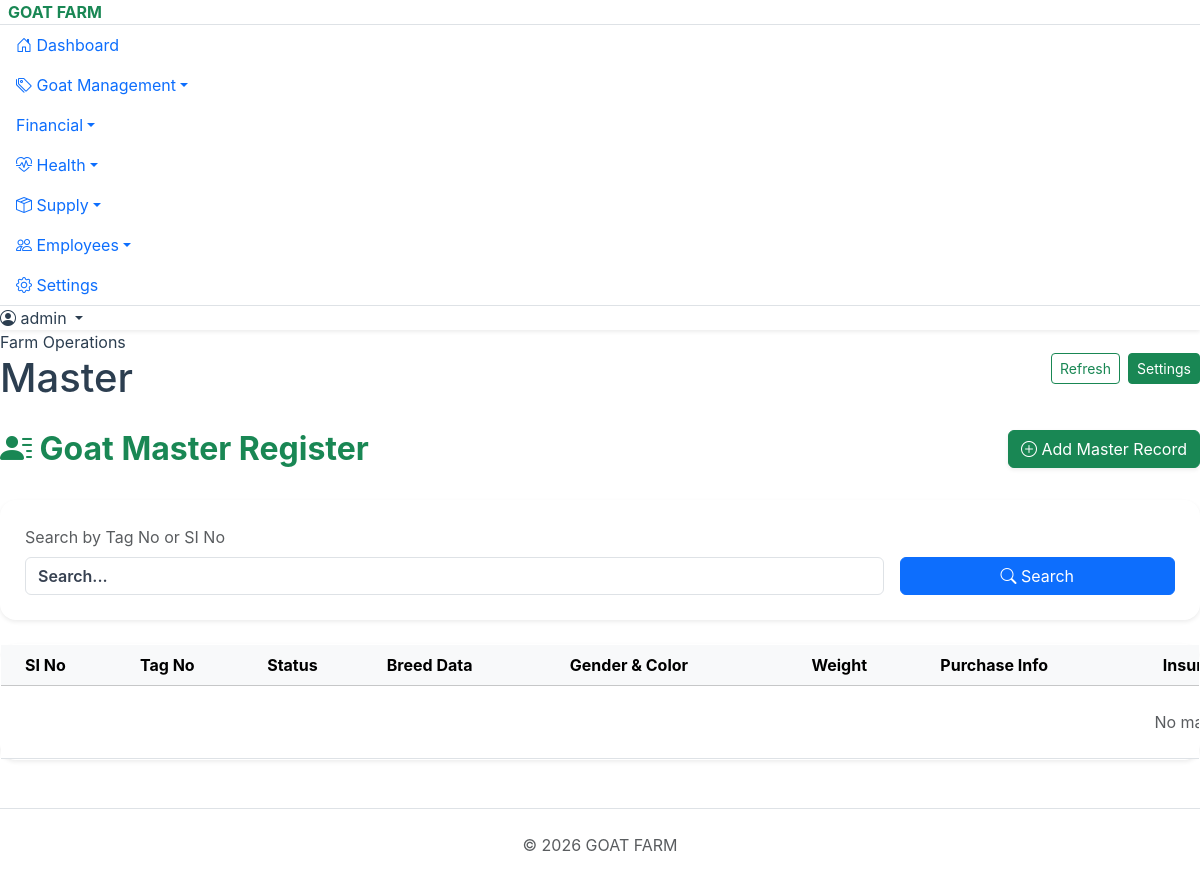
/master (signed in), run on an earlier commit of the app's database.
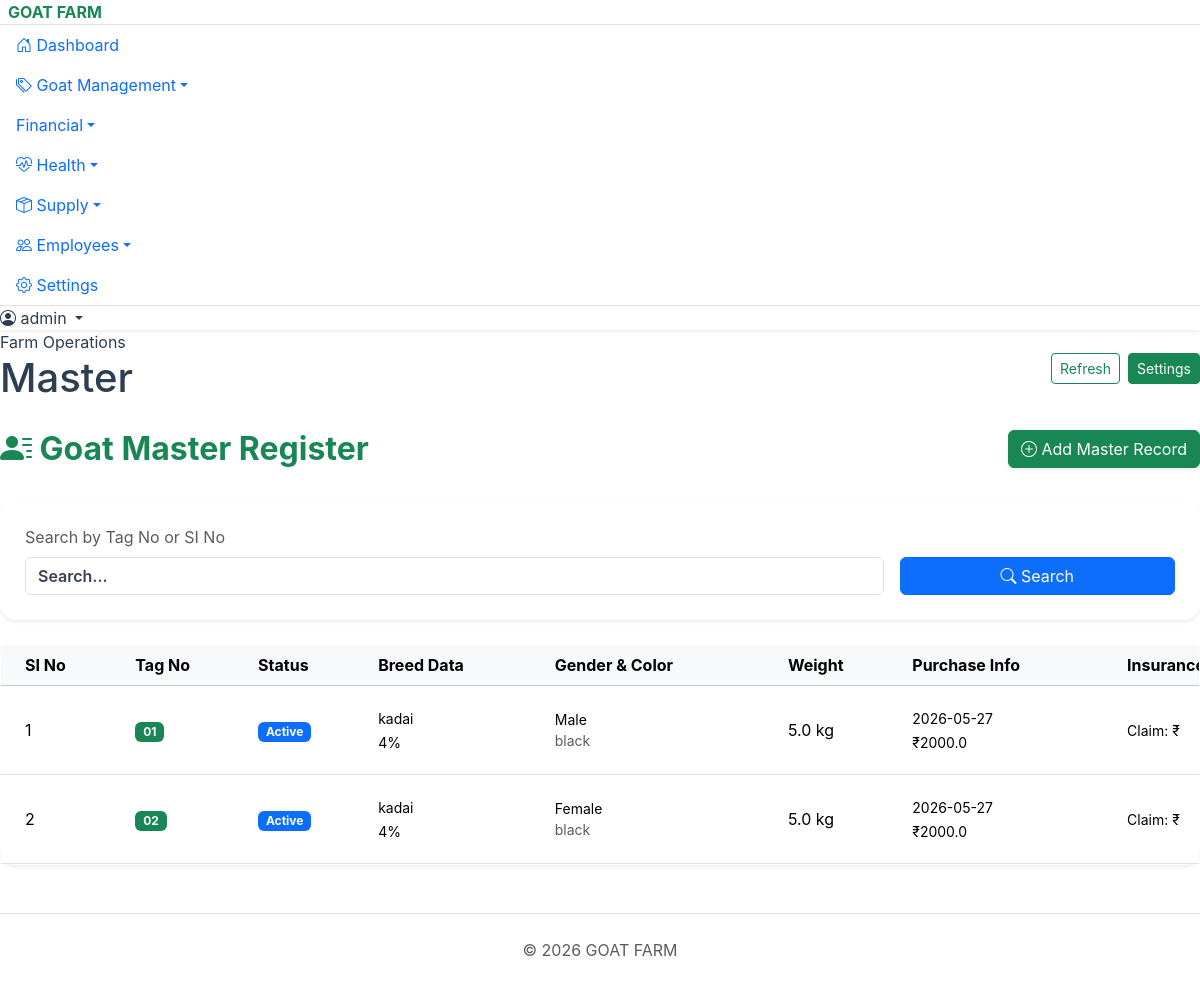
And on a later commit of the database.
### tables this page shows
CREATE TABLE master_records (
                id INTEGER PRIMARY KEY AUTOINCREMENT,
                si_no TEXT, tag_no TEXT NOT NULL, breed TEXT, breed_percent TEXT,
                status TEXT, sold TEXT, expired TEXT, gender TEXT, purchase_date DATE,
                color TEXT, weight_kg REAL, purchase_amount REAL, insurance_date DATE,
                vaccination TEXT, vaccination_period TEXT, medicine TEXT, medicine_period TEXT,
                feed TEXT, feed_amount TEXT, mating_date DATE, mating_goat_no TEXT,
                goat_week_period TEXT, delivery_date DATE, new_goat_gender TEXT,
                new_goat_color TEXT, birth_weight REAL, selling_date DATE, selling_weight REAL,
                selling_price REAL, mortality_date DATE, mortality_weight REAL,
                mortality_reason TEXT, insurance_claim_amount REAL, insurance_inform_date DATE,
                insurance_claim_date DATE
            , kit_status TEXT DEFAULT 'No');

### Project_goatfarm.py (the view)
@app.route('/master')
def master():
    db = get_db()
    tag_search = request.args.get('tag_no', '')
    if tag_search:
        records = db.execute('SELECT * FROM master_records WHERE tag_no LIKE ? OR si_no LIKE ? ORDER BY id ASC',
             (f"%{tag_search}%", f"%{tag_search}%")).fetchall()
    else:
        records = db.execute('SELECT * FROM master_records ORDER BY id ASC').fetchall()
    return render_template('master.html', records=records)

### Project_goatfarm.py (called while the page is built)
def get_db():
    conn = sqlite3.connect(DB_FILE)
    conn.row_factory = sqlite3.Row
    return conn

@app.before_request
def require_login():
    allowed_routes = ['login', 'static', 'register', 'verify_otp', 'goats', 'goat_detail']
    if request.endpoint not in allowed_routes and 'user_id' not in session:
        return redirect(url_for('login'))

### templates/master.html (shortened to what this page needs)
{% extends 'layout.html' %}
{% block content %}
<div class="row mb-4">
    <div class="col-8">
        <h2 class="fw-bold text-success"><i class="bi bi-person-lines-fill"></i> Goat Master Register</h2>
    </div>
    <div class="col-4 text-end">
        <a href="{{ url_for('master_add') }}" class="btn btn-success shadow-sm">
            <i class="bi bi-plus-circle"></i> Add Master Record
        </a>
    </div>
</div>
<div class="card border-0 shadow-sm rounded-4 mb-4">
    <div class="card-body p-4">
        <form method="GET" action="{{ url_for('master') }}" class="row g-3 align-items-end">
            <div class="col-md-9">
                <label class="form-label text-muted">Search by Tag No or SI No</label>
                <input type="text" name="tag_no" class="form-control" value="{{ request.args.get('tag_no', '') }}" placeholder="Search...">
            </div>
            <div class="col-md-3">
                <button type="submit" class="btn btn-primary w-100"><i class="bi bi-search"></i> Search</button>
            </div>
        </form>
    </div>
</div>
<div class="card border-0 shadow-sm rounded-4">
    <div class="card-body p-0">
        <div class="table-responsive">
            <table class="table table-hover align-middle mb-0" style="min-width: 2500px;">
                <thead class="table-light">
                    <tr>
                        <th class="ps-4">SI No</th>
                        <th>Tag No</th>
                        <th>Status</th>
                        <th>Breed Data</th>
                        <th>Gender & Color</th>
                        <th>Weight</th>
                        <th>Purchase Info</th>
                        <th>Insurance Info</th>
                    </tr>
                </thead>
                <tbody>
                    {% for r in records %}
                    <tr>
                        <td class="ps-4">{{ loop.index }}</td>
                        <td class="fw-bold"><span class="badge bg-success">{{ r.tag_no }}</span></td>
                        <td>
                            <span class="badge {% if r.status == 'Active' %}bg-primary{% elif r.status == 'Sold' %}bg-warning{% else %}bg-danger{% endif %}">
                                {{ r.status }}
                            </span>
                        </td>
                        <td><small>{{ r.breed }}<br>{{ r.breed_percent }}%</small></td>
                        <td class="small">{% if r.gender|lower == 'm' %}Male{% elif r.gender|lower == 'f' %}Female{% else %}{{ r.gender }}{% endif %}<br><span class="text-muted">{{ r.color }}</span></td>
                        <td>{{ r.weight_kg }} kg</td>
                        <td><small>{{ r.purchase_date }}<br>₹{{ r.purchase_amount }}</small></td>
                        <td><small>Claim: ₹{{ r.insurance_claim_amount }}<br>{{ r.insurance_inform_date }}</small></td>
                    </tr>
                    {% else %}
                    <tr>
                        <td colspan="13" class="text-center py-4 text-muted">No master records found.</td>
                    </tr>
                    {% endfor %}
                </tbody>
            </table>
        </div>
    </div>
</div>
{% endblock %}

What changed in the data, as far as the page shows it:
added master_records: tag_no "01", status "Active", breed "kadai", breed_percent "4", gender "Male", color "black", weight_kg "5.0", purchase_date "2026-05-27", purchase_amount "2000.0"
added master_records: tag_no "02", status "Active", breed "kadai", breed_percent "4", gender "Female", color "black", weight_kg "5.0", purchase_date "2026-05-27", purchase_amount "2000.0"
Also different on the page:
text no longer shown: "No…"
